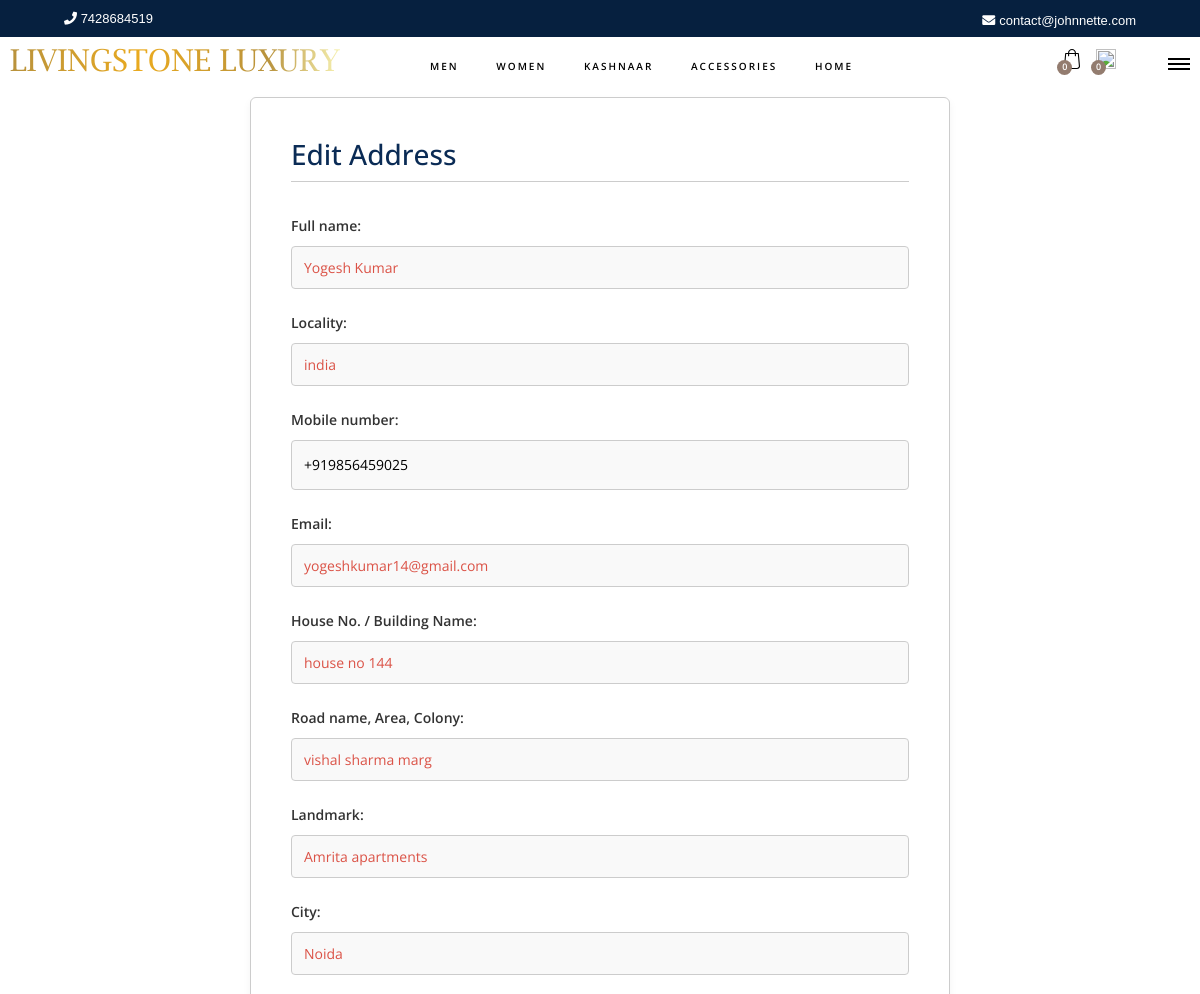
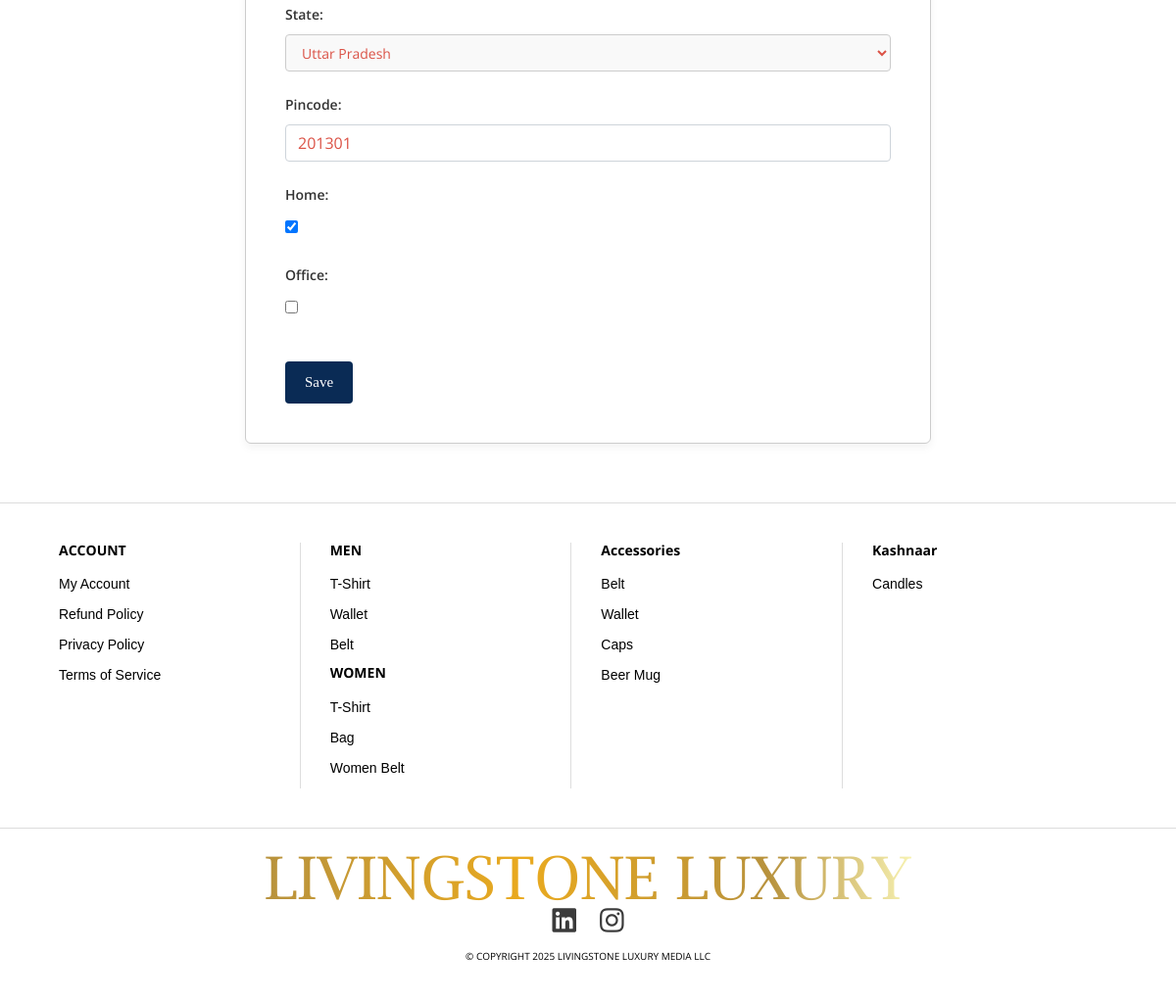
/addresses/edit/4/ (signed in), run on the app's committed database (2 pictures, top to bottom).
### livingstone_app/models.py (models this page shows, shortened)
class Address(models.Model):
    user = models.ForeignKey(User, on_delete=models.CASCADE)
    full_name = models.CharField(max_length=200)
    email=models.EmailField(max_length=256, blank=False, default=None)
    mobile_number=PhoneNumberField(help_text='Enter valid contact number with country code', max_length=13, null=False, blank=False)
    house_no = models.CharField(max_length=250, verbose_name="House No. / Building Name", default=None)
    area = models.CharField(max_length=250, verbose_name="Road name, Area, Colony", default=None)
    landmark = models.CharField(max_length=250)
    locality = models.CharField(max_length=200)
    city = models.CharField(max_length=50)
    state = models.CharField(choices=state, max_length=50)
    pincode = models.IntegerField(validators=[validate_pincode])
    home=models.BooleanField(default=False)
    office=models.BooleanField(default=False)

### livingstone_app/views.py (the view)
# urls.py: path('addresses/edit/<int:pk>/', views.edit_address_view, name='edit_address'),
@login_required
def edit_address_view(request, pk):
    address = get_object_or_404(Address, pk=pk, user=request.user)
    if request.method == 'POST':
        form = AddressForm(request.POST, instance=address)
        if form.is_valid():
            form.save()
            return redirect('address_list')
    else:
        form = AddressForm(instance=address)
    return render(request, 'address_form.html', {'form': form, 'action': 'Edit'})

### livingstone_app/forms.py
class AddressForm(forms.ModelForm):
    mobile_number = PhoneNumberField(
        label="Mobile Number",
        required=True
    )
    class Meta:
        model = Address
        fields = [
            'full_name', 'locality', 'mobile_number', 'email',
            'house_no', 'area', 'landmark', 'city', 'state',
            'pincode', 'home', 'office'
        ]
        widgets = {
            'full_name': forms.TextInput(attrs={'class': 'form-control'}),
            'locality': forms.TextInput(attrs={'class': 'form-control'}),
            'email': forms.EmailInput(attrs={'class': 'form-control'}),
            'house_no': forms.TextInput(attrs={'class': 'form-control'}),
            'area': forms.TextInput(attrs={'class': 'form-control'}),
            'landmark': forms.TextInput(attrs={'class': 'form-control'}),
            'city': forms.TextInput(attrs={'class': 'form-control'}),
            'state': forms.Select(attrs={'class': 'form-control'}),
            'pincode': forms.NumberInput(attrs={'class': 'form-control'}),
            'home': forms.CheckboxInput(),
            'office': forms.CheckboxInput(),
        }

### Luxury/templates/address_form.html (shortened to what this page needs)
{% extends 'base.html' %}
{% load static %}
{% block content %}
<div class="address-form-wrapper">
  <h2>{{ action }} Address</h2>
  <form method="POST">
  {{ form.as_p }}
  <button type="submit">Save</button>
</form>
</div>
{% endblock %}
 {% block page_js %}
</body>
{% endblock page_js %}

### Luxury/static/styles/main_styles.css (style rules this page uses)
* { margin: 0; padding: 0; -webkit-font-smoothing: antialiased; -webkit-text-shadow: rgba(0,0,0,.01) 0 0 1px; text-shadow: rgba(0,0,0,.01) 0 0 1px; }
body { font-family: 'Open Sans', sans-serif; font-size: 14px; font-weight: 400; background: white; color: #2f2f2f; }
div { display: block; position: relative; -webkit-box-sizing: border-box; -moz-box-sizing: border-box; box-sizing: border-box; }
p { font-family: 'Open Sans', sans-serif; font-size: 14px; line-height: 2; font-weight: 400; color: black; -webkit-font-smoothing: antialiased; -webkit-text-shadow: rgba(0,0,0,.01) 0 0 1px; text-shadow: rgba(0,0,0,.01) 0 0 1px; }
h2 { font-size: 36px; }
h1, h2, h3, h4, h5, h6 { font-family: 'Open Sans', sans-serif; -webkit-font-smoothing: antialiased; -webkit-text-shadow: rgba(0,0,0,.01) 0 0 1px; text-shadow: rgba(0,0,0,.01) 0 0 1px; }
.form-control { color: #db5246; }
input[type="email"], input[type="password"], input[type="text"] { width: 100%; padding: 12px; font-size: 14px; border: 1px solid #ccc; }

### data on the page
Address: full_name "Yogesh Kumar", locality "india", mobile_number "+919856459025", email "yogeshkumar14@gmail.com", house_no "house no 144", area "vishal sharma marg", landmark "Amrita apartments", city "Noida", state "Uttar Pradesh", pincode "201301", home "☑"

### other printed values
{{ action }} "Edit"
